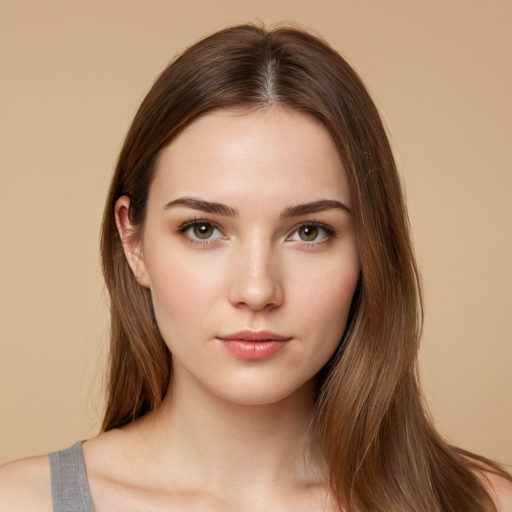
#> input picture pyaesthetics/data/face1.png, 512 x 512 px
$ python quadtreedecomposition.py
#> lines starting #> are read from the running program, lines starting #| are printed output that depends on the picture; long printed decimals are rounded
#!/usr/bin/env python3
# -*- coding: utf-8 -*-
"""
This file contains a class and functions to perform a Quadratic Tree decomposition
of an image and to visually inspect it.

Created on Mon Apr 16 11:49:45 2018
Last edited on Fri Aug 2 11:46:24 2024

@author: Giulio Gabrieli (gack94@gmail.com)
"""

import os # to handle filesystem files
import cv2 # for image manipulation
import numpy as np # numerical computation
import matplotlib.pyplot as plt # for data visualization
import matplotlib.patches as patches # for drawing rectangles in the plot
import math

###############################################################################
#                                                                             #
#                      Quadratic Tree Decomposition                           #
#                                                                             #
###############################################################################
""" This section handles Quadratic Tree Decomposition. """

class quadTree:
    """
    This class performs a QuadTree decomposition of an image.

    During initialization, the QuadTree decomposition is done and results are stored in `self.blocks`
    as a list containing [x, y, height, width, Std]. To visualize the results, use the `plot()` method.
    The total number of blocks is stored in `self.nblocks`, while the standardized complexity (number of
    blocks divided by the total possible number of blocks is stored in `self.standardized_complexity`.
    Standardized complexity may range from 0 to 1 (with one being the highest complexity possible).
    The minSize parameter can be automatically adjusted to the common divisor of image width and height closest
    to the inputted minSize via the `autoadjust` parameter (default to False). The adjusted `minSize` can be
    obtained (if `autoadjust` = True) by accessing self.minSize.
    """

    def plot(self, edgecolor="red", facecolor="none", linewidth=1):
        """
        Generate a graphical representation of the QuadTree decomposition.

        :param edgecolor: Color of the rectangle edges, default is red
        :type edgecolor: string
        :param facecolor: Color used for rectangle fills. Default is none.
        :type facecolor: string
        :param linewidth: Width of the rectangles' borders in pixels. Default is 1.
        :type linewidth: int
        :return: Plot with image and leaves of the QuadTree Decomposition
        """
        plt.figure() # Create a new figure
        fig = plt.imshow(self.img) # Plot the original image
        for block in self.blocks: # For each block of results
            rect = patches.Rectangle(
                (block[0], block[1]), # Position (x, y) of the rectangle
                block[3], # Width of the rectangle
                block[2], # Height of the rectangle
                linewidth=linewidth, # Border width
                edgecolor=edgecolor, # Border color
                facecolor=facecolor # Fill color
            )
            fig.axes.add_patch(rect) # Add rectangle to the plot
            plt.title("QuadTree Decomposition") # Set the plot title
            plt.xticks([],[])
            plt.yticks([],[])
        plt.show() # Display the plot

    def quad_tree_decomposition(self, img, x, y, minStd, minSize):
        """
        Evaluate the mean and standard deviation of an image block, and decide whether to perform
        further splits of the block.

        :param img: Image to analyze
        :type img: numpy.ndarray
        :param x: X offset of the block to analyze
        :type x: int
        :param y: Y offset of the block to analyze
        :type y: int
        :param minStd: Standard deviation threshold for subsequent splitting
        :type minStd: int
        :param minSize: Size threshold for subsequent splitting, in pixels
        :type minSize: int
        """
        h, w = img.shape # Get the height and width of the image
        mean, std = cv2.meanStdDev(img) # Compute the mean and standard deviation
        mean, std = [int(mean.item()), int(std.item())]
        if std >= minStd and max(h/2, w/2) >= minSize: # Check if std and size thresholds are met
            # Decide whether to split along X or Y axis
            if w >= h: # Split along the X axis
                w2 = int(w / 2) # Compute new width
                img1 = img[0:h, 0:w2] # Create the left subimage
                img2 = img[0:h, w2:] # Create the right subimage
                # Recursively perform QuadTree decomposition
                self.quad_tree_decomposition(img1, x, y, minStd, minSize)
                self.quad_tree_decomposition(img2, x + w2, y, minStd, minSize)
            else: # Split along the Y axis
                h2 = int(h / 2) # Compute new height
                img1 = img[0:h2, 0:] # Create the upper subimage
                img2 = img[h2:, 0:] # Create the lower subimage
                # Recursively perform QuadTree decomposition
                self.quad_tree_decomposition(img1, x, y, minStd, minSize)
                self.quad_tree_decomposition(img2, x, y + h2, minStd, minSize)
        else:
            # Add the block to the results if it does not meet the splitting criteria
            self.blocks.append([x, y, h, w, std])
            self.nblocks = len(self.blocks)
            self.standardized_complexity = self.nblocks / self.max_n_blocks

    def __init__(self, img, minStd, minSize, autoadjust = False):
        """
        Initialize the QuadTree decomposition analysis.

        :param img: Image to analyze
        :type img: numpy.ndarray
        :param minStd: Standard deviation threshold for subsequent splitting
        :type minStd: int
        :param minSize: Size threshold for subsequent splitting, in pixels
        :type minSize: int
        """
        self.blocks = [] # Initialize the results list
        self.img = img # Assign the image
        self.params = [minStd, minSize] # Set the parameters
        self.minSize = minSize
        if(autoadjust):
            self.minSize = closest_common_divisor(self.img.shape[0], self.img.shape[1], minSize)
            print('Minimum size has been adjusted automatically. The new minSize is ', self.minSize)
        self.max_n_blocks = self.max_quadtree_leaves(self.img.shape[0], self.img.shape[1], self.minSize)
        self.nblocks = 0
        self.standardized_complexity = 0

        self.quad_tree_decomposition(self.img, 0, 0, minStd, self.minSize) # Start the decomposition

    def max_quadtree_leaves(self, width, height, min_leaf_size):
        """
        Calculate the maximum number of leaves in a quadtree decomposition of an image.

        :param width: Width of the image in pixels.
        :type width: int
        :param height: Height of the image in pixels.
        :type height: int
        :param min_leaf_size: Minimum size of each side of a leaf in pixels.
        :type min_leaf_size: int
        :return: Maximum number of leaves in the quadtree decomposition.
        :rtype: int
        """

        # Calculate maximum depth for width and height
        depth_width = 1
        while width /2/ 2**depth_width >= min_leaf_size:
            depth_width+=1


        # Calculate maximum depth for width and height
        depth_height = 1
        while height/2 / 2**depth_height >= min_leaf_size:
            depth_height+=1

        return((2**depth_height) * (2**depth_width))

def common_divisors(n, m):
    """
    Find all common divisors of n and m.

    :param n: First number.
    :type n: int
    :param m: Second number.
    :type m: int
    :return: A set of common divisors of n and m.
    :rtype: set
    """
    def get_divisors(x):
        divisors = set()
        for i in range(1, int(x**0.5) + 1):
            if x % i == 0:
                divisors.add(i)
                divisors.add(x // i)
        return divisors

    divisors_n = get_divisors(n)
    divisors_m = get_divisors(m)
    return divisors_n.intersection(divisors_m)

def closest_common_divisor(n, m, k):
    """
    Find the common divisor of n and m that is closest to k.

    :param n: First number.
    :type n: int
    :param m: Second number.
    :type m: int
    :param k: Target value.
    :type k: int
    :return: The common divisor closest to k.
    :rtype: int
    """
    common_divs = common_divisors(n, m)
    closest_divisor = min(common_divs, key=lambda x: abs(x - k))
    return closest_divisor

###############################################################################
#                                                                             #
#                                  DEBUG                                      #
#                                                                             #
###############################################################################

""" For debug purposes, this section reads a sample image and performs QuadTree decomposition. """

if __name__ == '__main__':
    # Path to a sample image
    basepath = os.path.dirname(os.path.realpath(__file__))

    # Path to a sample image for debugging   # Set the data path to use sample images
    data_folder = basepath + "/data/"

    # Path to a sample image
    sample_img = data_folder + "face1.png"

    minStd = 20 #Minimum standard deviation for each block
    minSize = 30 # Minimum size of each block in pixels

    imgcolor = cv2.imread(sample_img) # Read the image in color for plotting purposes
#> imgcolor is the input picture: shape (512, 512, 3); mean B, G, R 111.9, 139.1, 174.6
    img = cv2.imread(sample_img, 0) # Read the image in grayscale
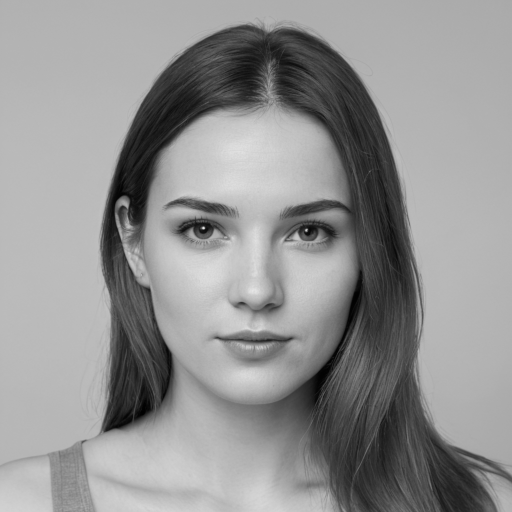
#> img: shape (512, 512); min 0, max 230, mean 146.1

    # Create an instance of the quadTree class and perform decomposition
    mydecomposition = quadTree(img, minStd, minSize, autoadjust=True)
#| Minimum size has been adjusted automatically. The new minSize is  32
#> in quad_tree_decomposition, `mean, std = cv2.meanStdDev(img)`: mean = [146.1]; std = [55.04]
#> in quad_tree_decomposition, `mean, std = [int(mean.item()), int(std.item())]`: mean = 146; std = 55
#> in quad_tree_decomposition (call 20), `mean, std = cv2.meanStdDev(img)`: mean = [116]; std = [62.4]
#> in quad_tree_decomposition (call 20), `mean, std = [int(mean.item()), int(std.item())]`: mean = 116; std = 62
#> in quad_tree_decomposition (call 20), `img2 = img[0:h, w2:]`:
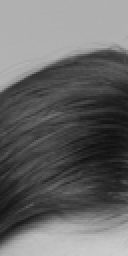
#> img2: shape (128, 64) (shown 2 times larger); min 16, max 206, mean 103.4
#> in quad_tree_decomposition (call 34), `mean, std = cv2.meanStdDev(img)`: mean = [103.4]; std = [57.88]
#> in quad_tree_decomposition (call 34), `mean, std = [int(mean.item()), int(std.item())]`: mean = 103; std = 57
#> in quad_tree_decomposition (call 34), `img1 = img[0:h2, 0:]`:
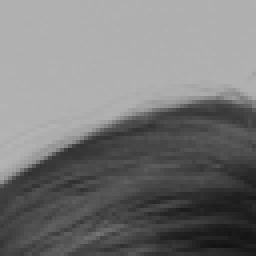
#> img1: shape (64, 64) (shown 4 times larger); min 18, max 180, mean 119.4
#> in quad_tree_decomposition (call 34), `img2 = img[h2:, 0:]`:
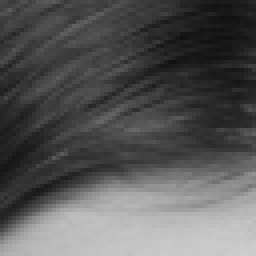
#> img2: shape (64, 64) (shown 4 times larger); min 16, max 206, mean 87.3
#> in quad_tree_decomposition (call 36), `mean, std = cv2.meanStdDev(img)`: mean = [132]; std = [50.61]
#> in quad_tree_decomposition (call 36), `mean, std = [int(mean.item()), int(std.item())]`: mean = 132; std = 50
#> in quad_tree_decomposition (call 36), `img2 = img[h2:, 0:]`:
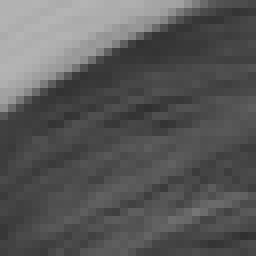
#> img2: shape (32, 32) (shown 8 times larger); min 48, max 180, mean 89.1
#> in quad_tree_decomposition (call 39), `mean, std = cv2.meanStdDev(img)`: mean = [106.8]; std = [57.18]
#> in quad_tree_decomposition (call 39), `mean, std = [int(mean.item()), int(std.item())]`: mean = 106; std = 57
#> in quad_tree_decomposition (call 39), `img2 = img[h2:, 0:]`:
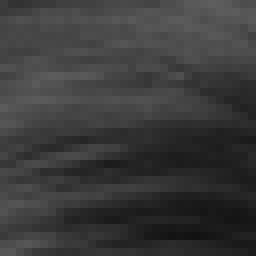
#> img2: shape (32, 32) (shown 8 times larger); min 18, max 94, mean 58.3
    mydecomposition.plot() # Visual inspection of the results
#> the loop in plot, `for block in self.blocks:` made 145 passes
#> block on passes 1 to 12: [0, 0, 128, 128, 2], [0, 128, 128, 64, 0], [64, 128, 64, 32, 0], [96, 128, 32, 32, 45], [96, 160, 32, 32, 75], [64, 192, 64, 32, 0], [96, 192, 32, 32, 64], [96, 224, 32, 32, 56], [128, 0, 64, 32, 1], [160, 0, 32, 32, 0], [160, 32, 32, 32, 43], [128, 64, 32, 32, 39]
#> in plot, `plt.show()`:
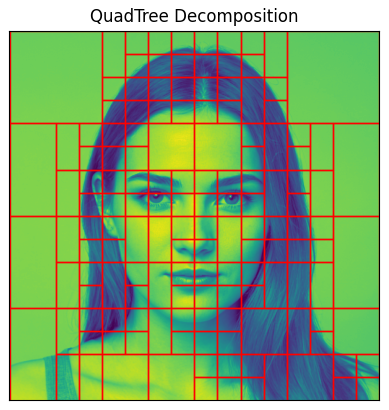
#> figure drawn by matplotlib, 1 panel
    print(len(mydecomposition.blocks), mydecomposition.nblocks, mydecomposition.standardized_complexity)
#| 145 145 0.5664
